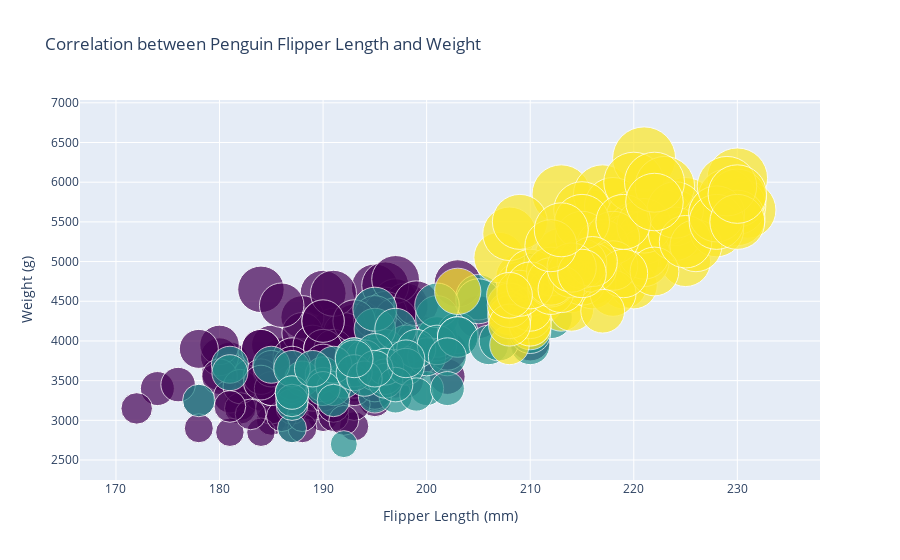

Notebook code for this chart:
### Code cell
fig = go.Figure(
    data = go.Scatter(
        x = df['Flipper Length (mm)'],
        y = df['Body Mass (g)'], 
        mode = 'markers', 
        marker = dict(
            color = df['Species'].astype('category').cat.codes, 
            colorscale = 'Viridis', 
            size = df['Body Mass (g)']/100
        )
    )
)

fig.update_layout(
    title = 'Correlation between Penguin Flipper Length and Weight',
    xaxis_title = 'Flipper Length (mm)',
    yaxis_title = 'Weight (g)')

fig.show()

### Figure 1 — Plotly figure (JSON) as saved in the notebook; plotly's stock layout.template omitted (floating-point values rounded to 4 significant figures; data arrays with more than 128 entries replaced by an {"elided": "..."} marker saying what was removed)
{"data": [{"marker": {"color": {"elided": "333 int values"}, "colorscale": [[0, "#440154"], [0.1111, "#482878"], [0.2222, "#3e4989"], [0.3333, "#31688e"], [0.4444, "#26828e"], [0.5556, "#1f9e89"], [0.6667, "#35b779"], [0.7778, "#6ece58"], [0.8889, "#b5de2b"], [1, "#fde725"]], "size": {"elided": "333 float values"}}, "mode": "markers", "type": "scatter", "x": {"elided": "333 int values"}, "y": {"elided": "333 int values"}}], "layout": {"title": {"text": "Correlation between Penguin Flipper Length and Weight"}, "xaxis": {"title": {"text": "Flipper Length (mm)"}}, "yaxis": {"title": {"text": "Weight (g)"}}}}
